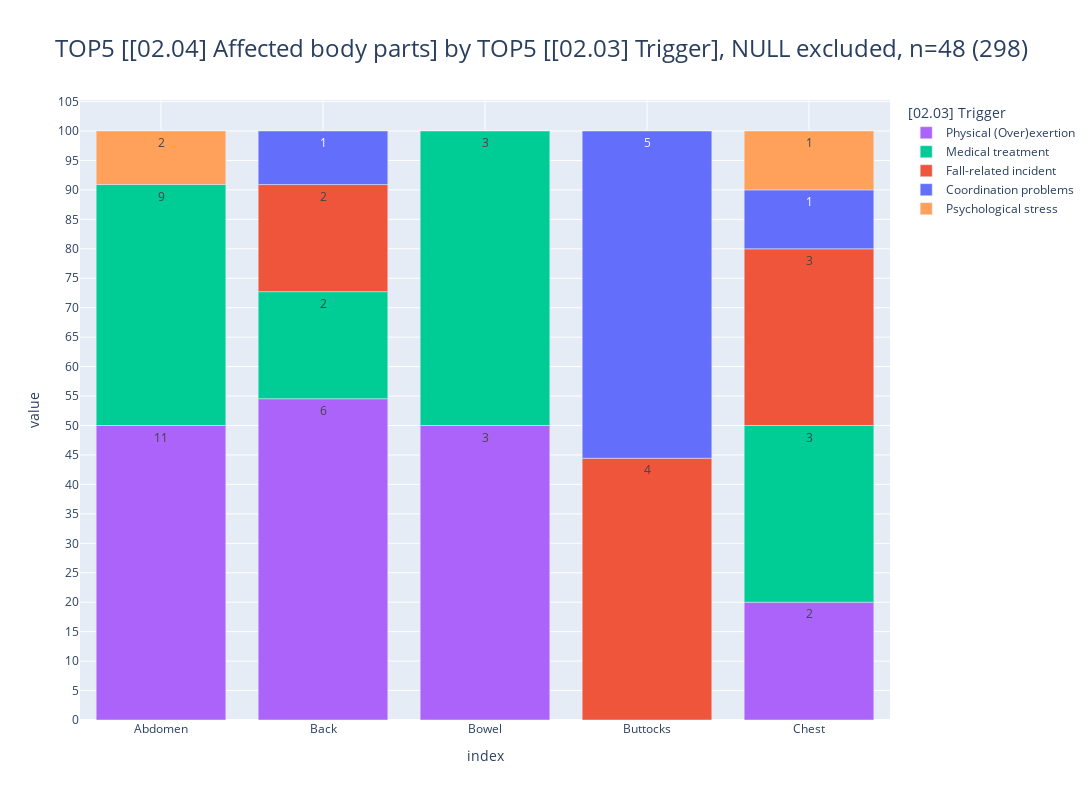

Write notebook code for a chart like this one.
### Markdown cell above
### <a id='toc1_4_4_'></a>[slide 4](#toc0_)

### Code cell
slide4=df_slides.find_cols(["[02.03]","[02.04]"])
create_multi_chart(df_slides[slide4])
#_df

### Figure 1 — Plotly figure (JSON) as saved in the notebook; plotly's stock layout.template omitted (floating-point values rounded to 4 significant figures)
{"data": [{"hovertemplate": "col=Physical (Over)exertion<br>index=%{x}<br>value=%{y}<br>cnt_str=%{text}<extra></extra>", "legendgroup": "Physical (Over)exertion", "marker": {"color": "#AB63FA", "pattern": {"shape": ""}}, "name": "Physical (Over)exertion", "orientation": "v", "showlegend": true, "text": ["11", "6", "3", "2"], "textposition": "auto", "type": "bar", "x": ["Abdomen", "Back", "Bowel", "Chest"], "xaxis": "x", "y": [11, 6, 3, 2], "yaxis": "y"}, {"hovertemplate": "col=Medical treatment<br>index=%{x}<br>value=%{y}<br>cnt_str=%{text}<extra></extra>", "legendgroup": "Medical treatment", "marker": {"color": "#00CC96", "pattern": {"shape": ""}}, "name": "Medical treatment", "orientation": "v", "showlegend": true, "text": ["9", "2", "3", "3"], "textposition": "auto", "type": "bar", "x": ["Abdomen", "Back", "Bowel", "Chest"], "xaxis": "x", "y": [9, 2, 3, 3], "yaxis": "y"}, {"hovertemplate": "col=Fall-related incident<br>index=%{x}<br>value=%{y}<br>cnt_str=%{text}<extra></extra>", "legendgroup": "Fall-related incident", "marker": {"color": "#EF553B", "pattern": {"shape": ""}}, "name": "Fall-related incident", "orientation": "v", "showlegend": true, "text": ["2", "4", "3"], "textposition": "auto", "type": "bar", "x": ["Back", "Buttocks", "Chest"], "xaxis": "x", "y": [2, 4, 3], "yaxis": "y"}, {"hovertemplate": "col=Coordination problems<br>index=%{x}<br>value=%{y}<br>cnt_str=%{text}<extra></extra>", "legendgroup": "Coordination problems", "marker": {"color": "#636EFA", "pattern": {"shape": ""}}, "name": "Coordination problems", "orientation": "v", "showlegend": true, "text": ["1", "5", "1"], "textposition": "auto", "type": "bar", "x": ["Back", "Buttocks", "Chest"], "xaxis": "x", "y": [1, 5, 1], "yaxis": "y"}, {"hovertemplate": "col=Psychological stress<br>index=%{x}<br>value=%{y}<br>cnt_str=%{text}<extra></extra>", "legendgroup": "Psychological stress", "marker": {"color": "#FFA15A", "pattern": {"shape": ""}}, "name": "Psychological stress", "orientation": "v", "showlegend": true, "text": ["2", "1"], "textposition": "auto", "type": "bar", "x": ["Abdomen", "Chest"], "xaxis": "x", "y": [2, 1], "yaxis": "y"}], "layout": {"barmode": "relative", "barnorm": "percent", "height": 800, "legend": {"title": {"text": "[02.03] Trigger"}, "tracegroupgap": 0, "traceorder": "normal"}, "title": {"font": {"size": 24}, "text": "TOP5 [[02.04] Affected body parts] by TOP5 [[02.03] Trigger], NULL excluded, n=48 (298)", "xanchor": "left", "y": 0.95, "yanchor": "top"}, "width": 1600, "xaxis": {"anchor": "y", "categoryarray": ["Abdomen", "Back", "Bowel", "Buttocks", "Chest"], "categoryorder": "array", "domain": [0, 1], "gridwidth": 1, "showgrid": true, "title": {"text": "index"}}, "yaxis": {"anchor": "x", "domain": [0, 1], "dtick": 5, "gridwidth": 1, "showgrid": true, "title": {"text": "value"}}}}
